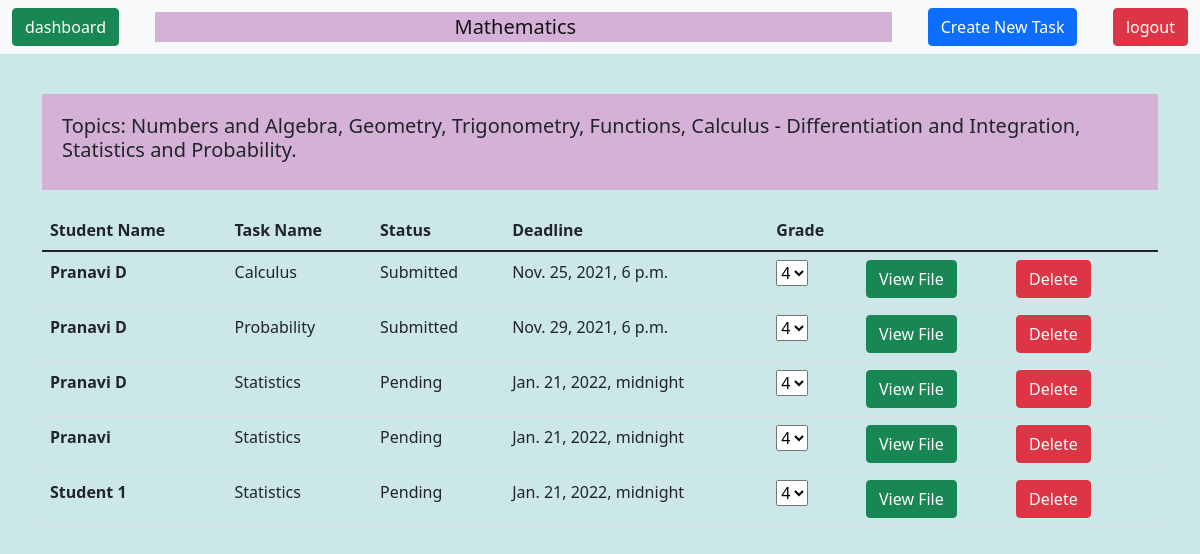
The page /admintasks/1 on the database as committed earlier.
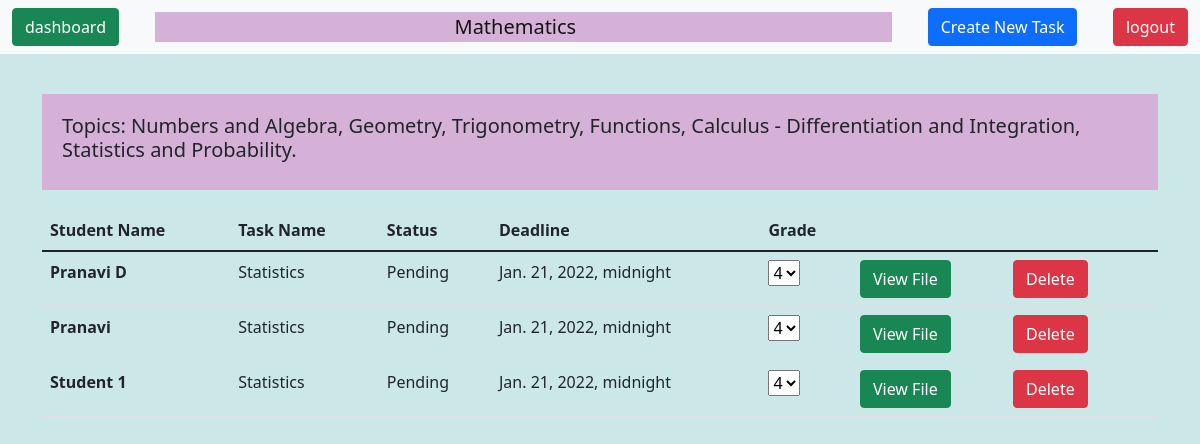
The same page on the database as committed later.
### csia_app/models.py (models this page shows, shortened)
class Task(models.Model):
     name = models.CharField(max_length=100)
     description = models.TextField()
     deadline = models.DateTimeField()
     status = models.ForeignKey(TaskStatus, on_delete=models.CASCADE)
     student = models.ForeignKey(Student, on_delete=models.CASCADE)
     subject = models.ForeignKey(Subject, on_delete=models.CASCADE)
     file = models.FileField(upload_to= "static/", null=True, blank=True)
     grade = models.IntegerField(null=True)

class Student(models.Model):
     user = models.OneToOneField(User, on_delete=models.CASCADE)
     name = models.CharField(max_length=20)
     username = models.CharField(max_length=20)
     email = models.EmailField

class TaskStatus(models.Model):
    status = models.CharField(max_length=10)
    def __str__(self):
        return f"{self.status}"

### csia_app/views.py (the view)
# urls.py: path('admintasks/<int:subject_id>', admintasksview, name = "admintasks"),
def admintasksview(request, subject_id):
    subject = get_object_or_404(Subject, pk=subject_id)
    tasks = Task.objects.filter(subject=subject)
    context = {
        "subject": subject, "tasks": tasks
    }
    return render(request, "admintasks.html", context)

### csia_app/templates/admintasks.html (shortened to what this page needs)
{% extends 'base.html' %}
{% block content %}
<nav class="navbar navbar-light bg-light">
  <div class="container-fluid">
       <a class="btn btn-success" href="/user/homepage/">dashboard</a>
      <div style="background-color:#D5B1D8">
          <a class="navbar-brand" style = " margin-left: 300px; padding-right: 300px;">{{subject.name}}</a>
      </div>
    <button type="button" class="btn btn-primary" data-bs-toggle="modal" data-bs-target="#admintaskmodal">
      Create New Task
    </button>
    <a class="btn btn-danger" href="/userlogout/">logout</a>
  </div>
</nav>
<div style = "background-color: #CBE7E8;height: 100vh; padding-top: 40px; " >
    <div class = "container">
        <div style="background-color: #D5B1D8; padding: 20px; margin-bottom: 20px;">
            <h5>
                {{subject.description}}
            </h5>
        </div>
         <table class="table">
          <thead>
            <tr>
              <th scope="col">Student Name</th>
              <th scope="col">Task Name</th>
              <th scope="col">Status</th>
              <th scope="col">Deadline</th>
              <th scope="col">Grade</th>
            </tr>
          </thead>
          <tbody>
              {% for task in tasks %}
               <tr>
                  <th scope="row">
      {{task.student.name}}
    </th>
                   <td>{{task.name}}</td>
                  <td>{{task.status}}</td>
                  <td>{{task.deadline}}</td>
                       <td>
                   <select name="grade" id="select-{{task.id}}">
                       <option value="4" selected> 4 </option>
                      </select>
                       </td>
                  <td> <a class = "btn btn-success" href="/media/{{task.file}}" target="_blank">
                      View File
                  </a>
                  </td>
                  <td>
                     <form id="form-delete-{{task.id}}" action="{%url 'deletetask' task.id %}" method="post">
                         <button type="submit" class="btn btn-danger"> Delete </button>
                     </form>
                  </td>
                   <td>
                   </td>
                </tr>
              {% endfor %}
          </tbody>
        </table>
    </div>
</div>
{% endblock%}

Rows that differ between the two databases and show on the page:
removed Task: student.name "Pranavi D", name "Calculus", status "Submitted", deadline "Nov. 25, 2021, 6 p.m.", grade "4"
removed Task: student.name "Pranavi D", name "Probability", status "Submitted", deadline "Nov. 29, 2021, 6 p.m.", grade "4"
